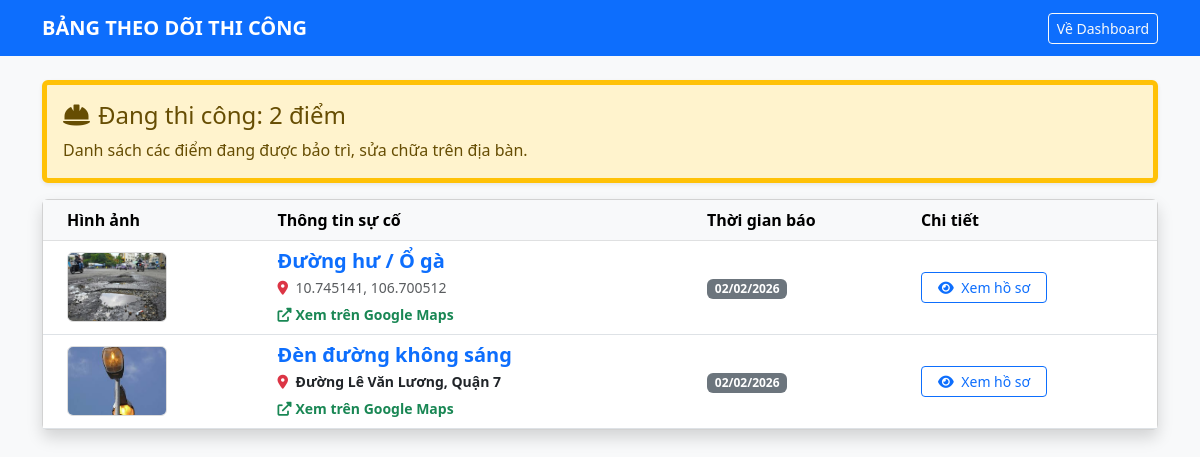
Screenshot of /quan-ly-hien-truong/ (signed in) with the database file from the repository.
### maps/models.py (models this page shows, shortened)
class PhanAnh(models.Model):
    tieu_de = models.CharField(max_length=200, verbose_name="Tiêu đề")
    mo_ta = models.TextField(verbose_name="Mô tả chi tiết")
    dia_chi = models.CharField(max_length=255, blank=True, null=True, verbose_name="Địa chỉ/Tên đường")
    du_lieu_toa_do = models.TextField(verbose_name="Danh sách tọa độ")
    hinh_anh = models.ImageField(upload_to='hien_truong/', blank=True, null=True, verbose_name="Ảnh hiện trường")
    thoi_gian = models.DateTimeField(auto_now_add=True, verbose_name="Thời gian gửi")
    TRANG_THAI_CHOICES = [
        ('cho_duyet', 'Chờ duyệt'),
        ('dang_xu_ly', 'Đang xử lý'),
        ('da_xu_ly', 'Đã xử lý xong'),
    ]
    trang_thai = models.CharField(max_length=20, choices=TRANG_THAI_CHOICES, default='cho_duyet', verbose_name="Trạng thái")
    nguoi_gui = models.ForeignKey(User, on_delete=models.SET_NULL, null=True, blank=True)
    class Meta:
        verbose_name = "Tin Phản Ánh"
        verbose_name_plural = "Danh sách Phản Ánh"

### maps/views.py (the view)
# urls.py: path('quan-ly-hien-truong/', views.quan_ly_hien_truong, name='quan_ly_hien_truong'),
@login_required(login_url='login')
def quan_ly_hien_truong(request):
    danh_sach = PhanAnh.objects.filter(trang_thai='dang_xu_ly').order_by('-thoi_gian')
    context = {
        'danh_sach': danh_sach,
        'so_luong': danh_sach.count()
    }
    return render(request, 'maps/quan_ly_hien_truong.html', context)

### maps/templates/maps/quan_ly_hien_truong.html (shortened to what this page needs)
<!DOCTYPE html>
<html lang="vi">
<head>
    <link href="https://cdn.jsdelivr.net/npm/bootstrap@5.3.0/dist/css/bootstrap.min.css" rel="stylesheet">
    <link rel="stylesheet" href="https://cdnjs.cloudflare.com/ajax/libs/font-awesome/6.0.0/css/all.min.css">
</head>
<body class="bg-light">
<nav class="navbar navbar-dark bg-primary mb-4">
    <div class="container">
        <span class="navbar-brand fw-bold text-uppercase">Bảng Theo Dõi Thi Công</span>
        <a href="{% url 'home' %}" class="btn btn-outline-light btn-sm">Về Dashboard</a>
    </div>
</nav>
<div class="container">
    <div class="alert alert-warning border-start border-warning border-5 shadow-sm">
        <h4 class="alert-heading"><i class="fas fa-hard-hat me-2"></i>Đang thi công: {{ so_luong }} điểm</h4>
        <p class="mb-0">Danh sách các điểm đang được bảo trì, sửa chữa trên địa bàn.</p>
    </div>
    <div class="card shadow">
        <div class="card-body p-0">
            <table class="table table-hover align-middle mb-0">
                <thead class="table-light">
                    <tr>
                        <th class="ps-4">Hình ảnh</th>
                        <th>Thông tin sự cố</th>
                        <th>Thời gian báo</th>
                        <th>Chi tiết</th> </tr>
                </thead>
                <tbody>
                    {% for item in danh_sach %}
                    <tr>
                        <td class="ps-4">
                            {% if item.hinh_anh %}
                                <img src="{{ item.hinh_anh.url }}" class="rounded" style="width: 100px; height: 70px; object-fit: cover; border: 1px solid #ddd;">
                            {% else %}
                                <div class="bg-secondary text-white d-flex align-items-center justify-content-center rounded" style="width: 100px; height: 70px;">No IMG</div>
                            {% endif %}
                        </td>
                        <td>
                            <h5 class="fw-bold text-primary mb-1">{{ item.tieu_de }}</h5>
                            <small class="text-muted d-block mb-1">
                                <i class="fas fa-map-marker-alt text-danger me-1"></i>
                                {% if item.dia_chi %}
                                    <span class="fw-bold text-dark">{{ item.dia_chi }}</span>
                                {% else %}
                                    <span class="toa-do-display" data-raw="{{ item.du_lieu_toa_do }}">Đang tải...</span>
                                {% endif %}
                            </small>
                            <a href="#" target="_blank" class="text-decoration-none small text-success fw-bold link-google-map">
                                <i class="fas fa-external-link-alt me-1"></i>Xem trên Google Maps
                            </a>
                        </td>
                        <td>
                            <span class="badge bg-secondary">{{ item.thoi_gian|date:"d/m/Y" }}</span>
                        </td>
                        <td>
                            <a href="{% url 'chi_tiet' item.id %}" class="btn btn-outline-primary btn-sm px-3">
                                <i class="fas fa-eye me-1"></i> Xem hồ sơ
                            </a>
                        </td>
                    </tr>
                    {% endfor %}
                </tbody>
            </table>
        </div>
    </div>
</div>
</body>
</html>

### rows the page displays
PhanAnh: hinh_anh (picture), tieu_de "Đường hư / Ổ gà", thoi_gian "02/02/2026"
PhanAnh: hinh_anh (picture), tieu_de "Đèn đường không sáng", dia_chi "Đường Lê Văn Lương, Quận 7", thoi_gian "02/02/2026"

### other values shown
{{ so_luong }} "2"
